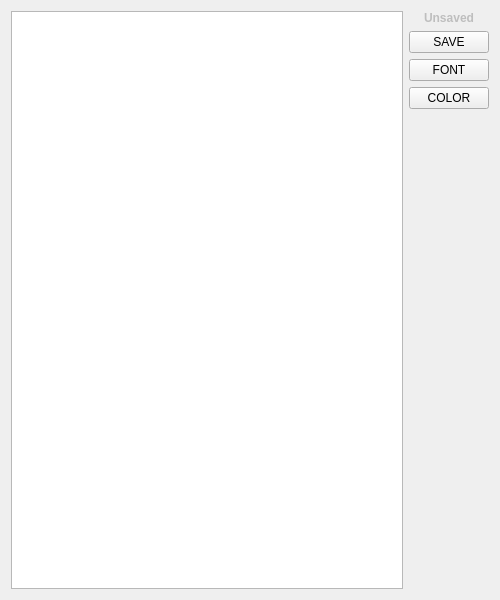
<?xml version="1.0" encoding="UTF-8"?>
<ui version="4.0">
 <class>VCFiles</class>
 <widget class="QWidget" name="VCFiles">
  <property name="enabled">
   <bool>true</bool>
  </property>
  <property name="geometry">
   <rect>
    <x>0</x>
    <y>0</y>
    <width>500</width>
    <height>600</height>
   </rect>
  </property>
  <property name="maximumSize">
   <size>
    <width>500</width>
    <height>600</height>
   </size>
  </property>
  <property name="windowTitle">
   <string>VCFiles</string>
  </property>
  <layout class="QGridLayout" name="gridLayout_2">
   <item row="0" column="0" rowspan="2">
    <widget class="QPlainTextEdit" name="plainTextEdit"/>
   </item>
   <item row="0" column="1">
    <layout class="QGridLayout" name="gridLayout">
     <item row="0" column="0">
      <widget class="QLabel" name="label">
       <property name="enabled">
        <bool>false</bool>
       </property>
       <property name="font">
        <font>
         <weight>75</weight>
         <bold>true</bold>
        </font>
       </property>
       <property name="text">
        <string>Unsaved</string>
       </property>
       <property name="alignment">
        <set>Qt::AlignCenter</set>
       </property>
      </widget>
     </item>
     <item row="1" column="0">
      <widget class="QPushButton" name="pushButton">
       <property name="text">
        <string>SAVE</string>
       </property>
      </widget>
     </item>
     <item row="2" column="0">
      <widget class="QPushButton" name="pushButton_3">
       <property name="text">
        <string>FONT</string>
       </property>
      </widget>
     </item>
     <item row="3" column="0">
      <widget class="QPushButton" name="pushButton_4">
       <property name="text">
        <string>COLOR</string>
       </property>
      </widget>
     </item>
    </layout>
   </item>
   <item row="1" column="1">
    <spacer name="verticalSpacer">
     <property name="orientation">
      <enum>Qt::Vertical</enum>
     </property>
     <property name="sizeHint" stdset="0">
      <size>
       <width>20</width>
       <height>468</height>
      </size>
     </property>
    </spacer>
   </item>
  </layout>
 </widget>
 <layoutdefault spacing="6" margin="11"/>
 <resources/>
 <connections>
  <connection>
   <sender>pushButton</sender>
   <signal>clicked()</signal>
   <receiver>VCFiles</receiver>
   <slot>wanttosave()</slot>
   <hints>
    <hint type="sourcelabel">
     <x>489</x>
     <y>32</y>
    </hint>
    <hint type="destinationlabel">
     <x>463</x>
     <y>236</y>
    </hint>
   </hints>
  </connection>
  <connection>
   <sender>pushButton_3</sender>
   <signal>clicked()</signal>
   <receiver>VCFiles</receiver>
   <slot>setfont()</slot>
   <hints>
    <hint type="sourcelabel">
     <x>440</x>
     <y>48</y>
    </hint>
    <hint type="destinationlabel">
     <x>436</x>
     <y>124</y>
    </hint>
   </hints>
  </connection>
  <connection>
   <sender>pushButton_4</sender>
   <signal>clicked()</signal>
   <receiver>VCFiles</receiver>
   <slot>setcolor()</slot>
   <hints>
    <hint type="sourcelabel">
     <x>450</x>
     <y>80</y>
    </hint>
    <hint type="destinationlabel">
     <x>438</x>
     <y>186</y>
    </hint>
   </hints>
  </connection>
 </connections>
 <slots>
  <slot>wanttosave()</slot>
  <slot>setfont()</slot>
  <slot>setcolor()</slot>
 </slots>
</ui>
